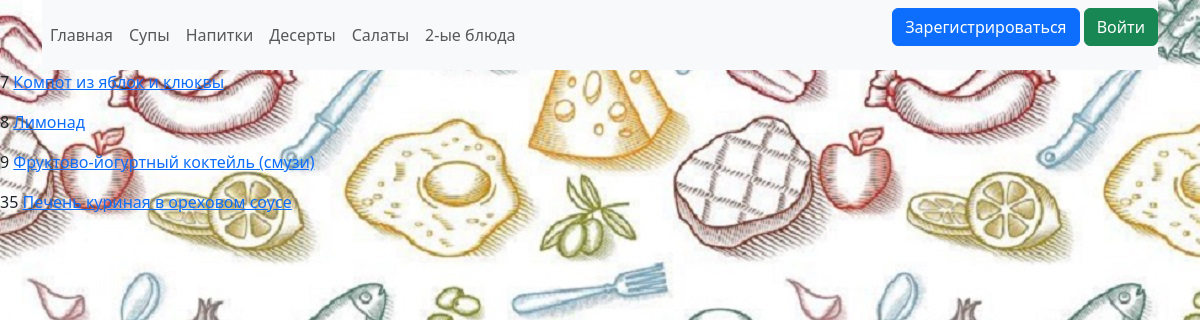
/drinks, run on the app's committed database.
### data/recipes.py (models this page shows)
class Recipe(SqlAlchemyBase):
    __tablename__ = 'recipes'
    id = sqlalchemy.Column(sqlalchemy.Integer,
                           primary_key=True, autoincrement=True)
    name = sqlalchemy.Column(sqlalchemy.String, nullable=True)
    ingredients = sqlalchemy.Column(sqlalchemy.TEXT, nullable=True)
    recipe = sqlalchemy.Column(sqlalchemy.TEXT)

### main.py (the view)
@app.route('/drinks')
def drinks():
    db_sess = db_session.create_session()
    temp = [el.id for el in db_sess.query(RecCat).filter(RecCat.id_cats == 3).all()]
    drinks = db_sess.query(Recipe).filter(Recipe.id.in_(temp)).all()
    return render_template('list_drinks.html', drinks=drinks)

### data/db_session.py (called while the page is built)
def create_session() -> Session:
    global __factory
    return __factory()

### templates/list_drinks.html
{% extends "base.html" %}
{% block content %}
    {% for drink in drinks %}
        <p>{{drink.id}} <a href="{{ url_for('drink', pk=drink.id) }}">{{drink.name}}</a></p>
    {% endfor %}
{% endblock %}

### data on the page
Recipe: id "7", name "Компот из яблок и клюквы"
Recipe: id "8", name "Лимонад"
Recipe: id "9", name "Фруктово-йогуртный коктейль (смузи)"
Recipe: id "35", name "Печень куриная в ореховом соусе"
